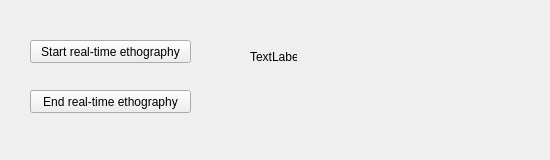
             <widget class="QWidget" name="tab">
              <attribute name="title">
               <string>real-time ethography dashboard</string>
              </attribute>
              <widget class="QWidget" name="widget_2" native="true">
               <property name="geometry">
                <rect>
                 <x>10</x>
                 <y>10</y>
                 <width>531</width>
                 <height>141</height>
                </rect>
               </property>
               <widget class="QPushButton" name="pbEtographyStart">
                <property name="geometry">
                 <rect>
                  <x>20</x>
                  <y>30</y>
                  <width>161</width>
                  <height>23</height>
                 </rect>
                </property>
                <property name="text">
                 <string>Start real-time ethography</string>
                </property>
               </widget>
               <widget class="QLabel" name="lblEtogrStar">
                <property name="geometry">
                 <rect>
                  <x>240</x>
                  <y>40</y>
                  <width>47</width>
                  <height>13</height>
                 </rect>
                </property>
                <property name="text">
                 <string>TextLabel</string>
                </property>
               </widget>
               <widget class="QPushButton" name="pbEtographyEnd">
                <property name="geometry">
                 <rect>
                  <x>20</x>
                  <y>80</y>
                  <width>161</width>
                  <height>23</height>
                 </rect>
                </property>
                <property name="text">
                 <string>End real-time ethography</string>
                </property>
               </widget>
               <widget class="QWidget" name="widget_8" native="true">
                <property name="geometry">
                 <rect>
                  <x>250</x>
                  <y>130</y>
                  <width>261</width>
                  <height>271</height>
                 </rect>
                </property>
                <layout class="QVBoxLayout" name="verticalLayout_15"/>
               </widget>
               <widget class="QLabel" name="lblTempoFilming_2">
                <property name="geometry">
                 <rect>
                  <x>270</x>
                  <y>130</y>
                  <width>187</width>
                  <height>19</height>
                 </rect>
                </property>
                <property name="minimumSize">
                 <size>
                  <width>100</width>
                  <height>0</height>
                 </size>
                </property>
                <property name="text">
                 <string/>
                </property>
               </widget>
               <widget class="QLabel" name="lblTempoEto">
                <property name="geometry">
                 <rect>
                  <x>280</x>
                  <y>40</y>
                  <width>187</width>
                  <height>19</height>
                 </rect>
                </property>
                <property name="minimumSize">
                 <size>
                  <width>100</width>
                  <height>0</height>
                 </size>
                </property>
                <property name="text">
                 <string/>
                </property>
               </widget>
              </widget>
             </widget>
